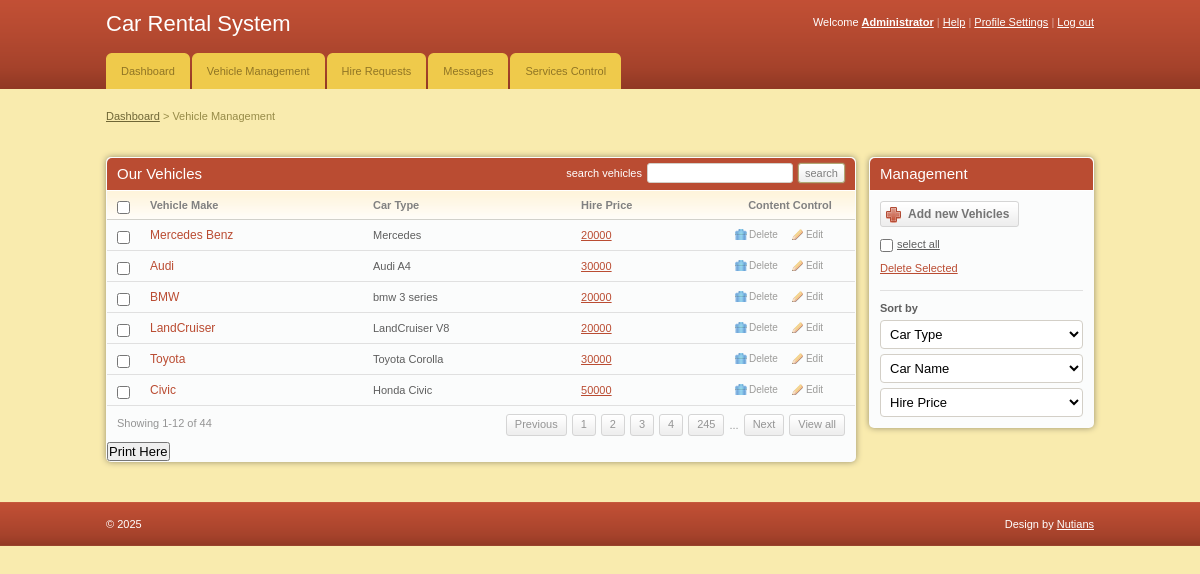
/admin/add_vehicles.php (signed in), run on the app's committed database.
### tables this page shows
CREATE TABLE IF NOT EXISTS `cars` (
  `car_id` INT(11) NOT NULL AUTO_INCREMENT,
  `car_name` VARCHAR(255) NOT NULL,
  `car_type` VARCHAR(255) NOT NULL,
  `image` TEXT NOT NULL,
  `hire_cost` INT(11) NOT NULL,
  `capacity` INT(11) NOT NULL,
  `status` VARCHAR(255) NOT NULL,
  PRIMARY KEY (`car_id`)
);

### admin/add_vehicles.php (the view, shortened to what this page needs)
<!DOCTYPE html PUBLIC "-//W3C//DTD XHTML 1.0 Transitional//EN" "http://www.w3.org/TR/xhtml1/DTD/xhtml1-transitional.dtd">
<html xmlns="http://www.w3.org/1999/xhtml">
<head>
	<link rel="stylesheet" href="css/style.css" type="text/css" media="all" />
</head>
<body>
<div id="header">
	<div class="shell">
		<?php
			include 'menu.php';
		?>
		</div>
	</div>
<div id="container">
	<div class="shell">
		<div class="small-nav">
			<a href="index.php">Dashboard</a>
			<span>&gt;</span>
			Vehicle Management
		</div>
		<br />
		<div id="main">
			<div id="content">
				<div class="box">
					<div class="box-head">
						<h2 class="left">Our Vehicles</h2>
						<div class="right">
							<label>search vehicles</label>
							<input type="text" class="field small-field" />
							<input type="submit" class="button" value="search" />
						</div>
					</div>
					<div class="table">
						<table width="100%" border="0" cellspacing="0" cellpadding="0">
							<tr>
								<th width="13"><input type="checkbox" class="checkbox" /></th>
								<th>Vehicle Make</th>
								<th>Car Type</th>
								<th>Hire Price</th>
								<th width="110" class="ac">Content Control</th>
							</tr>
							<?php
								include '../includes/config.php';
								$select = "SELECT * FROM cars WHERE status = 'Available'";
								$result = $conn->query($select);
								while($row = $result->fetch_assoc()){
							?>
							<tr>
								<td><input type="checkbox" class="checkbox" /></td>
								<td><h3><a href="#"><?php echo $row['car_type'] ?></a></h3></td>
								<td><?php echo $row['car_name'] ?></td>
								<td><a href="#"><?php echo $row['hire_cost'] ?></a></td>
								<td><a href="javascript:sureToApprove(<?php echo $row['car_id'];?>)" class="ico del">Delete</a><a href="#" class="ico edit">Edit</a></td>
							</tr>
							<?php
								}
							?>
						</table>
						<div class="pagging">
							<div class="left">Showing 1-12 of 44</div>
							<div class="right">
								<a href="#">Previous</a>
								<a href="#">1</a>
								<a href="#">2</a>
								<a href="#">3</a>
								<a href="#">4</a>
								<a href="#">245</a>
								<span>...</span>
								<a href="#">Next</a>
								<a href="#">View all</a>
							</div>
						</div>
					</div>
					<h2><input type="submit" onclick="window.print()" value="Print Here" /></h2>
				</div>
			</div>
			<div id="sidebar">
				<div class="box">
					<div class="box-head">
						<h2>Management</h2>
					</div>
					<div class="box-content">
						<a href="add_cars.php" class="add-button"><span>Add new Vehicles</span></a>
						<p class="select-all"><input type="checkbox" class="checkbox" /><label>select all</label></p>
						<p><a href="#">Delete Selected</a></p>
						<div class="sort">
							<label>Sort by</label>
							<select class="field">
								<option value="">Car Type</option>
							</select>
							<select class="field">
								<option value="">Car Name</option>
							</select>
							<select class="field">
								<option value="">Hire Price</option>
							</select>
						</div>
					</div>
				</div>
			</div>
		</div>
	</div>
</div>
<div id="footer">
	<div class="shell">
	<span class="left">&copy; <?php echo date("Y");?> </span>
		<span class="right">
			Design by <a href="#">Nutians</a>
		</span>
	</div>
</div>
</body>
</html>

### admin/css/style.css (style rules this page uses)
* { padding:0; margin:0; outline:0; }
body { background:#f9ebae; font-family: Verdana, sans-serif; font-size:11px; line-height:14px; color:#5e5e5e; }
input, textarea, select { font-family: Verdana, sans-serif; font-size:13px; }
.field { border:solid 1px #d3cfc7; background:#fff; padding:5px; }
.small-field { border:solid 1px #d3cfc7; background:#fff; padding:3px 1px; font-size:11px; }
.checkbox { width:13px; height:13px; vertical-align:top; position:relative; top:2px; }
.button { background:#eee url(images/button.gif) repeat-x 0 0; border:solid 1px #b1a874; color:#7f7f7f; font-size:11px; padding:2px 6px 2px 6px; cursor:pointer; line-height:14px !important; }
a { color:#ba4c32; text-decoration: underline; cursor:pointer; }
.left, .alignleft { float:left; display:inline; }
.right, .alignright { float:right; display:inline; }
.ac { text-align: center !important; }
h2 { font-size:15px; font-weight: normal; }
h3 { font-size:12px; line-height:14px; font-weight: normal; }
h3 a { text-decoration: none; }
.shell { width:988px; margin:0 auto; }
#header { height:89px; background:url(images/header.gif); white-space:nowrap; }
#container { padding:20px 0; }
.small-nav { color:#978b48; padding-bottom:20px; }
.small-nav a { color:#6f6636; }
#content { float:left; width:750px; }
#sidebar { float:right; width:225px; }
.table th { background:#fffdfa url(images/th.gif) repeat-x 0 0; color:#818181; text-align: left; padding:7px 10px; border-bottom:solid 1px #d2d1cb; }
.table td { background:#fbfcfc; border-bottom:solid 1px #e0e0e0; padding:8px 10px; }
.box { background:#fbfcfc; height:100%; padding:1px; margin-bottom:20px; }
.box-head { background:#ba4c32; height:32px; color:#fff; padding: 0 10px; line-height:32px; white-space:nowrap; border-bottom:solid 1px #fff; }
.box-head .right { padding-top:5px; line-height:13px; }
.box-head .right label, .box-head .right input { float:left; }
.box-head .right label { padding:4px 0 0 0; }
.box-head .right input { margin-left:5px; }
.pagging { height:20px; padding:8px 10px; line-height:19px; color:#949494; }
.pagging a { background:url(images/pagging.gif) repeat-x 0 0; height:20px; float:left; padding:0 8px; border:solid 1px #d5d5d5; text-decoration: none; color:#949494; margin-left:5px; }
.pagging span { float:left; margin-left:5px; padding-top:2px; }
a.ico { color:#9d9c9a; font-size:10px; text-decoration: none; padding:0 0 0 14px; background-repeat:no-repeat; background-position:0 0; }
a.del { background-image:url(images/del.gif) }
a.edit { background-image:url(images/edit.gif); margin-left:14px; }
.box-content { padding:10px; }
.sort { border-top:solid 1px #e0e0e0; padding-top:10px; margin-top:15px; }
.sort label { display:block; font-weight: bold; }
.sort .field { display:block; margin-top:5px; }
.sort select.field { width:203px; }
.box-content p { padding-top:10px; }
.select-all label { text-decoration: underline; padding-left:4px; }
.add-button, .add-button span { float:left; height:26px; background:url(images/add-button.gif) no-repeat 0 0; padding:0 0 0 28px; }
.add-button span { background-position:right 0; padding:0 10px 0 0; }
.add-button { font-weight: bold; font-size:12px; color:#747474; text-decoration: none; line-height:26px; }
#footer { height:44px; background:url(images/footer.gif); line-height:44px; color:#fff; }
#footer a { color:#fff; }
.box { -moz-border-radius:5px; -webkit-border-radius:5px; -moz-box-shadow: 0 0 6px #978f6c; -webkit-box-shadow: 0 0 6px #978f6c; }
.box-head { -moz-border-radius-topleft:5px; -moz-border-radius-topright:5px; -webkit-border-top-left-radius:5px; -webkit-border-top-right-radius:5px; }
.field, .button { -moz-border-radius:4px; -webkit-border-radius:4px; }
.small-field, .button, .pagging a { -moz-border-radius:3px; -webkit-border-radius:3px; }
.button { -moz-box-shadow: 0 0 2px #978f6c; -webkit-box-shadow: 0 0 2px #978f6c; }

### data on the page
cars: car_type "Mercedes Benz", car_name "Mercedes", hire_cost "20000"
cars: car_type "Audi", car_name "Audi A4", hire_cost "30000"
cars: car_type "BMW", car_name "bmw 3 series", hire_cost "20000"
cars: car_type "LandCruiser", car_name "LandCruiser V8", hire_cost "20000"
cars: car_type "Toyota", car_name "Toyota Corolla", hire_cost "30000"
cars: car_type "Civic", car_name "Honda Civic", hire_cost "50000"
